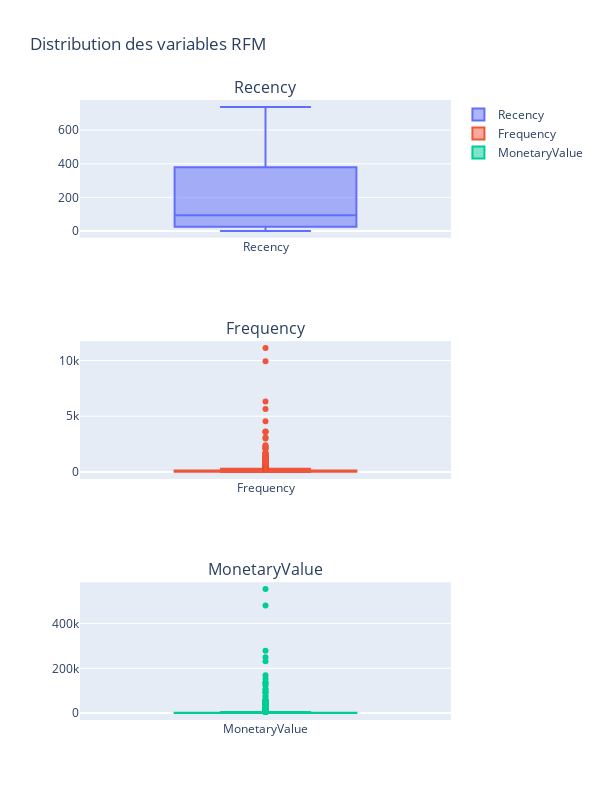

The notebook cell saved with this chart:
### Code cell
import plotly.graph_objects as go
from plotly.subplots import make_subplots

# Créer un sous-ensemble de données avec les 3 variables
rfm_rfm = rfm[['Recency', 'Frequency', 'MonetaryValue']]

# Créer une figure avec trois sous-graphiques
fig = make_subplots(rows=3, cols=1, subplot_titles=('Recency', 'Frequency', 'MonetaryValue'))

# Ajouter les graphiques de boîtes à chaque sous-graphique
fig.add_trace(go.Box(y=rfm_rfm['Recency'], name='Recency'), row=1, col=1)
fig.add_trace(go.Box(y=rfm_rfm['Frequency'], name='Frequency'), row=2, col=1)
fig.add_trace(go.Box(y=rfm_rfm['MonetaryValue'], name='MonetaryValue'), row=3, col=1)

# Mettre à jour le titre et les dimensions de la figure
fig.update_layout(title='Distribution des variables RFM',
                  height=800, width=600)

# Afficher la figure interactive dans le notebook
fig.show()

### Figure 1 — Plotly figure (JSON) as saved in the notebook; plotly's stock layout.template omitted (floating-point values rounded to 4 significant figures; data arrays with more than 128 entries replaced by an {"elided": "..."} marker saying what was removed)
{"data": [{"name": "Recency", "type": "box", "xaxis": "x", "y": {"elided": "5812 int values"}, "yaxis": "y"}, {"name": "Frequency", "type": "box", "xaxis": "x2", "y": {"elided": "5812 int values"}, "yaxis": "y2"}, {"name": "MonetaryValue", "type": "box", "xaxis": "x3", "y": {"elided": "5812 float values"}, "yaxis": "y3"}], "layout": {"annotations": [{"font": {"size": 16}, "showarrow": false, "text": "Recency", "x": 0.5, "xanchor": "center", "xref": "paper", "y": 1, "yanchor": "bottom", "yref": "paper"}, {"font": {"size": 16}, "showarrow": false, "text": "Frequency", "x": 0.5, "xanchor": "center", "xref": "paper", "y": 0.6111, "yanchor": "bottom", "yref": "paper"}, {"font": {"size": 16}, "showarrow": false, "text": "MonetaryValue", "x": 0.5, "xanchor": "center", "xref": "paper", "y": 0.2222, "yanchor": "bottom", "yref": "paper"}], "height": 800, "title": {"text": "Distribution des variables RFM"}, "width": 600, "xaxis": {"anchor": "y", "domain": [0, 1]}, "xaxis2": {"anchor": "y2", "domain": [0, 1]}, "xaxis3": {"anchor": "y3", "domain": [0, 1]}, "yaxis": {"anchor": "x", "domain": [0.7778, 1]}, "yaxis2": {"anchor": "x2", "domain": [0.3889, 0.6111]}, "yaxis3": {"anchor": "x3", "domain": [0, 0.2222]}}}
